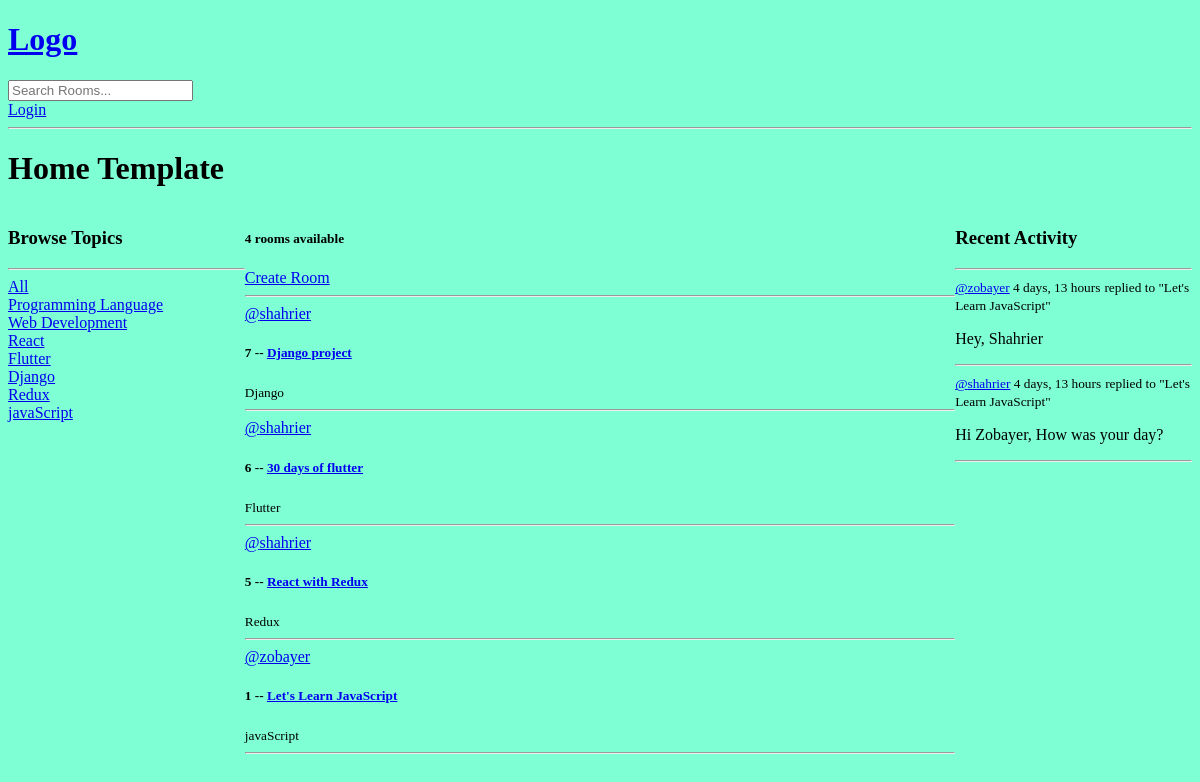
The app's page /, older data.
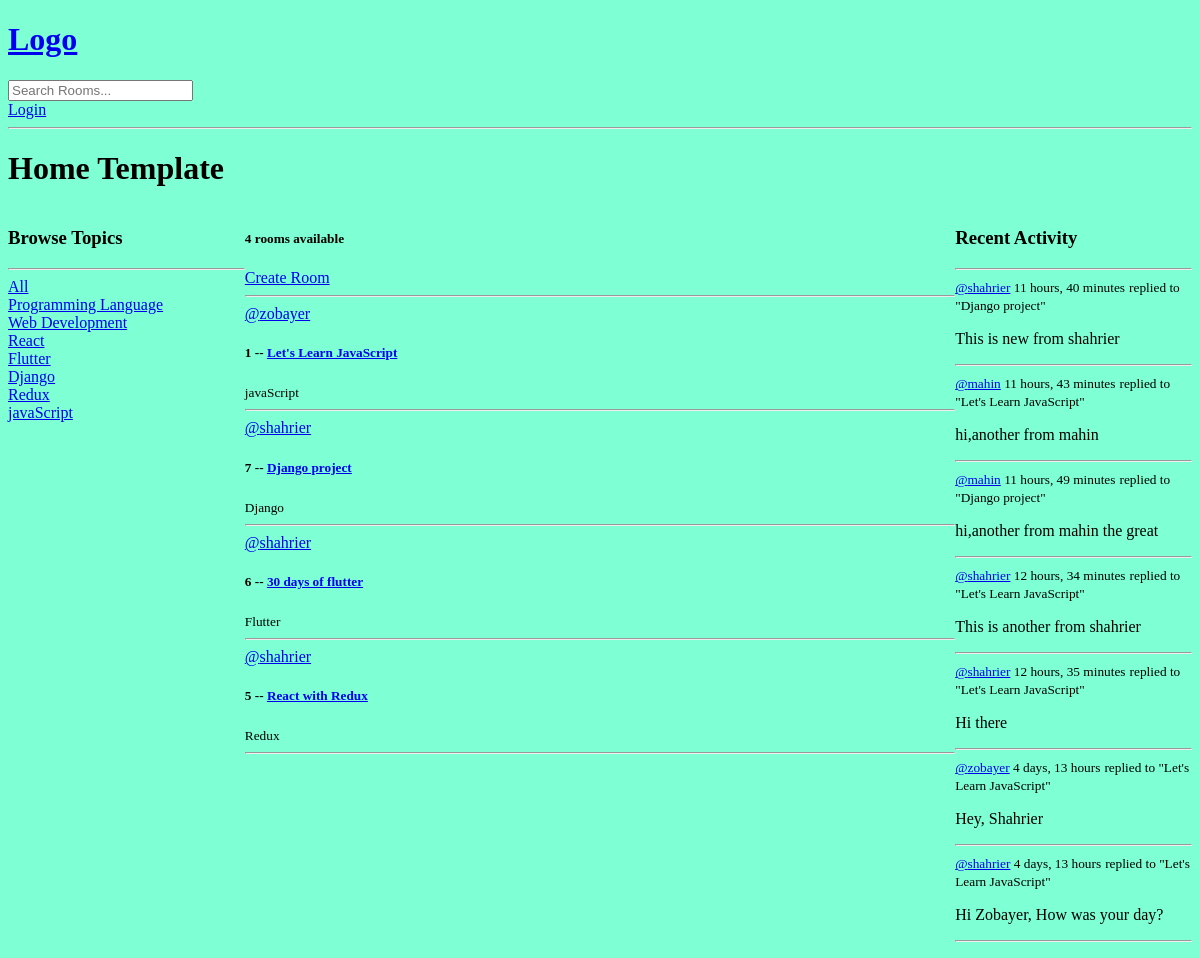
The same page, newer data.
### base/models.py (models this page shows, shortened)
class Topic(models.Model):
    name = models.CharField(max_length=200)

class Room(models.Model):
    host = models.ForeignKey(User, on_delete=models.SET_NULL, null=True)
    topic = models.ForeignKey(Topic, on_delete=models.SET_NULL, null=True)
    name = models.CharField(max_length=200)
    description = models.TextField(null=True, blank=True)
    participants = models.ManyToManyField(
        User, related_name='participants', blank=True)
    updated = models.DateTimeField(auto_now=True)
    created = models.DateTimeField(auto_now_add=True)
    class Meta:
        ordering = ['-updated', '-created']
    def __str__(self):
        return str(self.name)

class Message(models.Model):
    user = models.ForeignKey(User, on_delete=models.CASCADE)
    room = models.ForeignKey(Room, on_delete=models.CASCADE)
    body = models.TextField()
    updated = models.DateTimeField(auto_now=True)
    created = models.DateTimeField(auto_now_add=True)
    class Meta:
        ordering = ['-updated', '-created']
    def __str__(self):
        return self.body[0:50]

### base/views.py (the view)
# urls.py: path('', views.home, name="home"),
def home(request):
    q = request.GET.get('q') if request.GET.get('q') != None else ''
    rooms = Room.objects.filter(
        Q(topic__name__icontains=q) | Q(name__icontains=q) | Q(description__icontains=q))
    topics = Topic.objects.all()
    room_messages = Message.objects.filter(Q(room__topic__name__icontains=q))
    rooms_count = rooms.count()
    context = {"rooms": rooms, "topics": topics,
               'rooms_count': rooms_count, 'room_messages': room_messages}
    return render(request, 'base/home.html', context)

### base/templates/base/home.html (shortened to what this page needs)
<!DOCTYPE html>
<html lang="en">
  <head>
  </head>
  <body>
    {%extends 'main.html'%}
    {%block content%}
    <h1>Home Template</h1>
    <div class="home-container">
      <div class="topic">{% include 'base/topic_component.html' %}</div>
      <div>{% include 'base/room_component.html' %}</div>
      <div>{% include 'base/activity_component.html' %}</div>
    </div>
    {%endblock%}

### base/templates/base/topic_component.html
<h3>Browse Topics</h3>
<hr />
<div>
  <a href="{% url 'home' %}">All</a>
</div>
{%for topic in topics %}
<div>
  <a href="{% url 'home'%}?q={{topic.name}}">{{topic.name}}</a>
</div>
{% endfor %}

### base/templates/base/room_component.html (shortened to what this page needs)
<h5>{{rooms_count}} rooms available</h5>
<a href="{% url 'create-room' %}">Create Room</a>
<hr />
{% for room in rooms %}
<div>
  <div>
    <a href="{% url 'user-profile' room.host.id %}">@{{room.host.username}}</a>
    <h5>
      {{room.id}} --
      <a href="{% url 'room' room.id %}">{{room.name}}</a>
    </h5>
    <small>{{room.topic.name}}</small>
    <hr />
  </div>
</div>
{%endfor%}

### base/templates/base/activity_component.html (shortened to what this page needs)
<h3>Recent Activity</h3>
<hr />
{% for message in room_messages %}
<div>
  <small
    ><a href="{% url 'user-profile' message.user.id %}"
      >@{{message.user.username}}</a
    >
    {{message.created|timesince}}</small
  >
  <small>replied to "{{message.room}}"</small>
  <p>{{message}}</p>
  <hr />
</div>
{% endfor %}

Row changes from the older to the newer data that the page shows:
changed Room "Let's Learn JavaScript": moves up the list
added Message: user.username "shahrier", created "11 hours, 40 minutes", room "Django project", body "This is new from shahrier"
added Message: user.username "mahin", created "11 hours, 43 minutes", room "Let's Learn JavaScript", body "hi,another from mahin"
added Message: user.username "mahin", created "11 hours, 49 minutes", room "Django project", body "hi,another from mahin the great"
added Message: user.username "shahrier", created "12 hours, 34 minutes", room "Let's Learn JavaScript", body "This is another from shahrier"
added Message: user.username "shahrier", created "12 hours, 35 minutes", room "Let's Learn JavaScript", body "Hi there"
